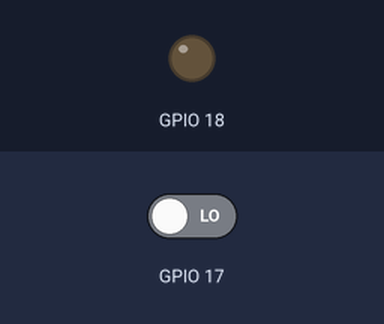
Recording of a program running on a simulated Raspberry Pi (BCM pin numbers). Shown: output pins drawn as LEDs (lit = HIGH). Dashed ring = blinking. The test bench sets the inputs (shaded band); at power-on: GPIO 17 LOW. Random numbers come from a fixed seed; what the program prints to the terminal is not drawn.

Above: at 1.2 s.
1.3 s: GPIO 17 driven HIGH
2.8 s: GPIO 17 driven LOW
At 3.2 s:
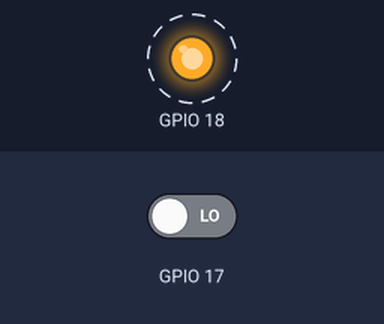
Timing chart, 0 to 5.8 s (numbered marks = the images above; inputs shaded):
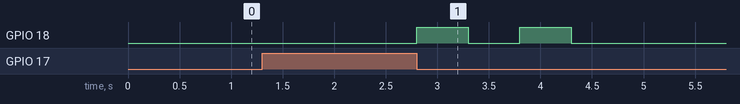

Measured:
- after the input at 2.8 s, GPIO 18: alternates HIGH for 0.50 s and LOW for 0.50 s, 4 changes in all, then stays LOW, starting at once

The program:

die.py
```python
#!/usr/bin/env python
# push the button and roll the die
#
import RPi.GPIO as GPIO
import time
import random

GPIO.setmode(GPIO.BCM)
GPIO.setup(17, GPIO.IN)
GPIO.setup(18, GPIO.OUT)

try:
    while True:			# loop waiting for the button push
	print 'Push the button'
	if GPIO.input(17):
		flash = random.randint(1,6)	# set a random number from 1 - 16
		print'Flashing ', flash
		while GPIO.input(17):
			GPIO.output(18, False)
		while flash > 0:
			GPIO.output(18, True)
			time.sleep(.5)
			GPIO.output(18, False)
			time.sleep(.5)
			flash -= 1

        pass
except KeyboardInterrupt:
    GPIO.cleanup()
print 'End of program'
```
